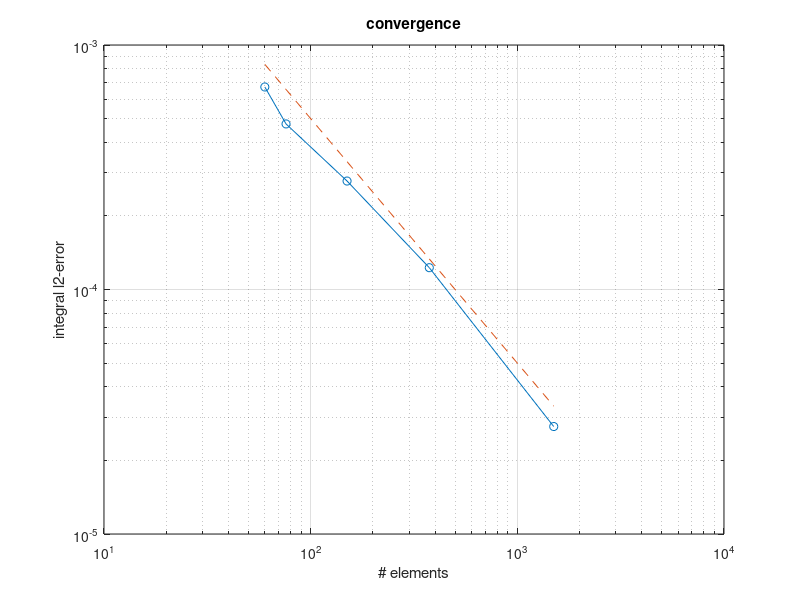
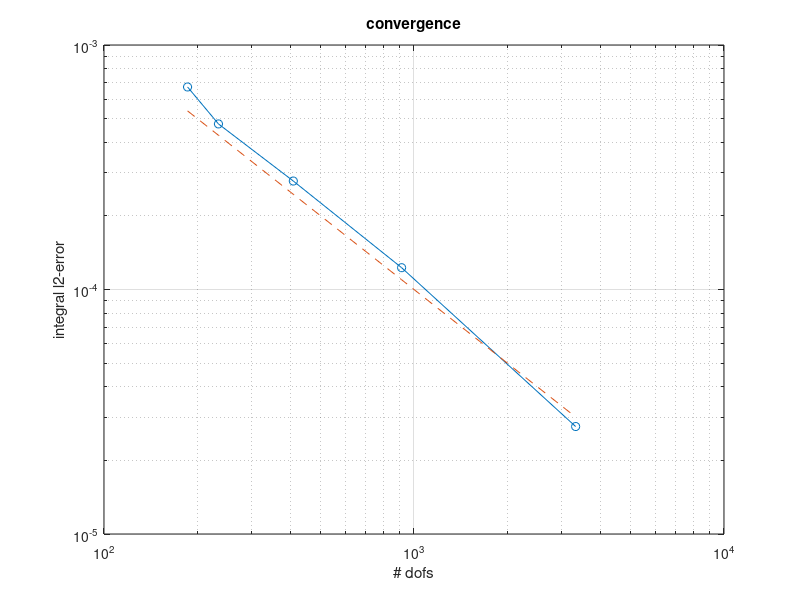

Write the MATLAB code that produced these figures, in order.
close all
clear
clc

numel=[60 76 150 375 1500]
numdof=[186 234 408 912 3322]
l2=[...
  0.00067345
  0.00047555
  0.00027774
  0.00012281
  2.7514e-05]'
  
  
figure()
loglog(numel,l2,'-o',numel,0.05*numel.^-1.0,'--')
title('convergence')
xlabel('# elements')
ylabel('integral l2-error')
grid on

figure()
loglog(numdof,l2,'-o',numdof,0.1*numdof.^-1.0,'--')
title('convergence')
xlabel('# dofs')
ylabel('integral l2-error')
grid on